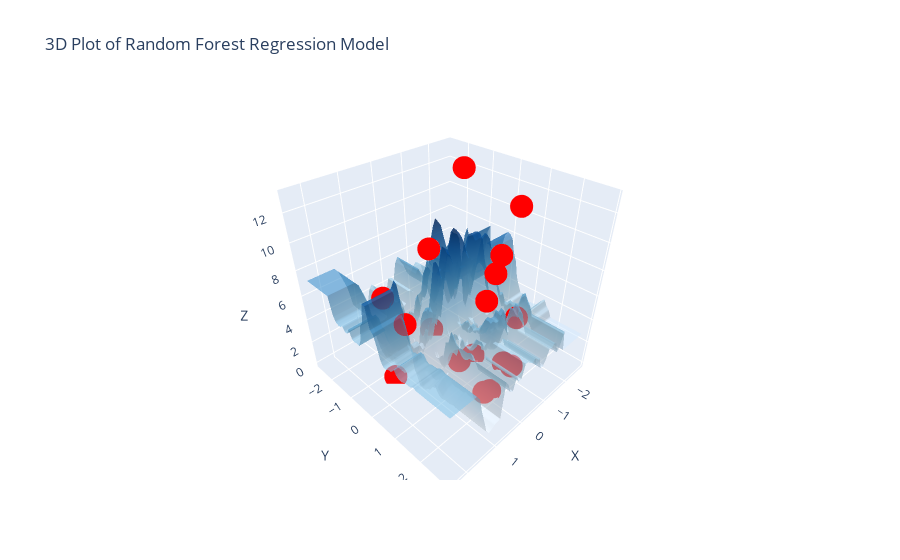

The notebook cell this image was saved under:
### Code cell
import pandas as pd
import numpy as np
import matplotlib.pyplot as plt
from sklearn.preprocessing import StandardScaler
from sklearn.model_selection import train_test_split
from sklearn.ensemble import RandomForestRegressor
from sklearn import metrics
import plotly.graph_objs as go
from sklearn.metrics import r2_score

# Load the dataset
sewer_data = pd.read_csv('sewer_burst_frequency.csv')

# Set the correct header
sewer_data.columns = sewer_data.iloc[0]
sewer_data = sewer_data[1:]
sewer_data.reset_index(drop=True, inplace=True)

# Convert categorical variables to numerical using LabelEncoder
from sklearn.preprocessing import LabelEncoder
le = LabelEncoder()
for i in sewer_data.select_dtypes(include='object'):
    sewer_data[i] = le.fit_transform(sewer_data[i])

# Split features and target
x = sewer_data[['x','y']]
y = sewer_data['z']

# Splitting the dataset into the Training set and Test set
x_train, x_test, y_train, y_test = train_test_split(x, y, test_size=0.25, random_state=5)

# Feature Scaling
sc = StandardScaler()
x_train = sc.fit_transform(x_train)
x_test = sc.transform(x_test)

# Train the model using RandomForestRegressor
regressor = RandomForestRegressor(n_estimators=100, random_state=im)
regressor.fit(x_train, y_train)

# Predicting the Test set results
y_pred = regressor.predict(x_test)

# Evaluate the model
MSE = metrics.mean_absolute_error(y_test, y_pred)

# Print the Mean Absolute Error
print("Mean Absolute Error:", MSE)

# Create a meshgrid for surface plot
x_min, x_max = x_test[:, 0].min() - 1, x_test[:, 0].max() + 1
y_min, y_max = x_test[:, 1].min() - 1, x_test[:, 1].max() + 1
xx, yy = np.meshgrid(np.arange(x_min, x_max, 0.1),
                     np.arange(y_min, y_max, 0.1))
z_pred = regressor.predict(np.c_[xx.ravel(), yy.ravel()])
z_pred = z_pred.reshape(xx.shape)

# Plotting
fig = go.Figure()

# Scatter plot for actual data
fig.add_trace(go.Scatter3d(x=x_test[:,0], y=x_test[:,1], z=y_test, mode='markers', marker=dict(color='red'), name='Actual Data'))

# Surface plot for random forest model
fig.add_trace(go.Surface(x=xx, y=yy, z=z_pred, colorscale='Blues', opacity=0.6, showscale=False, name='Random Forest Model'))

# Set the layout
fig.update_layout(scene=dict(xaxis_title='X', yaxis_title='Y', zaxis_title='Z', aspectratio=dict(x=1, y=1, z=1)),
                  title='3D Plot of Random Forest Regression Model')

# Show the plot
fig.show()

# Calculate R2 score
r2 = r2_score(y_test, y_pred)

# Print the R2 score
print("R2 Score:", r2)

### Figure 1 — Plotly figure (JSON) as saved in the notebook; plotly's stock layout.template omitted (floating-point values rounded to 4 significant figures; data arrays with more than 128 entries replaced by an {"elided": "..."} marker saying what was removed)
{"data": [{"marker": {"color": "red"}, "mode": "markers", "name": "Actual Data", "type": "scatter3d", "x": [1.426, -0.939, -0.2402, -1.208, -1.477, -0.7778, -1.584, -0.8315, -1.692, 0.4048, 1.319, 0.2973, -1.1, -0.1327, 0.8348, -1.315, -0.07898], "y": [0.1706, 1.798, 1.349, 1.293, 1.405, -1.457, 1.124, 0.3951, -1.008, -0.05382, -0.6149, 1.91, 1.012, 1.742, -1.625, 0.6756, 0.5634], "z": [6, 1, 7, 0, 4, 0, 12, 0, 13, 10, 0, 1, 9, 0, 5, 7, 1]}, {"colorscale": [[0, "rgb(247,251,255)"], [0.125, "rgb(222,235,247)"], [0.25, "rgb(198,219,239)"], [0.375, "rgb(158,202,225)"], [0.5, "rgb(107,174,214)"], [0.625, "rgb(66,146,198)"], [0.75, "rgb(33,113,181)"], [0.875, "rgb(8,81,156)"], [1, "rgb(8,48,107)"]], "name": "Random Forest Model", "opacity": 0.6, "showscale": false, "type": "surface", "x": {"elided": "56x52 float values"}, "y": {"elided": "56x52 float values"}, "z": {"elided": "56x52 float values"}}], "layout": {"scene": {"aspectratio": {"x": 1, "y": 1, "z": 1}, "xaxis": {"title": {"text": "X"}}, "yaxis": {"title": {"text": "Y"}}, "zaxis": {"title": {"text": "Z"}}}, "title": {"text": "3D Plot of Random Forest Regression Model"}}}
